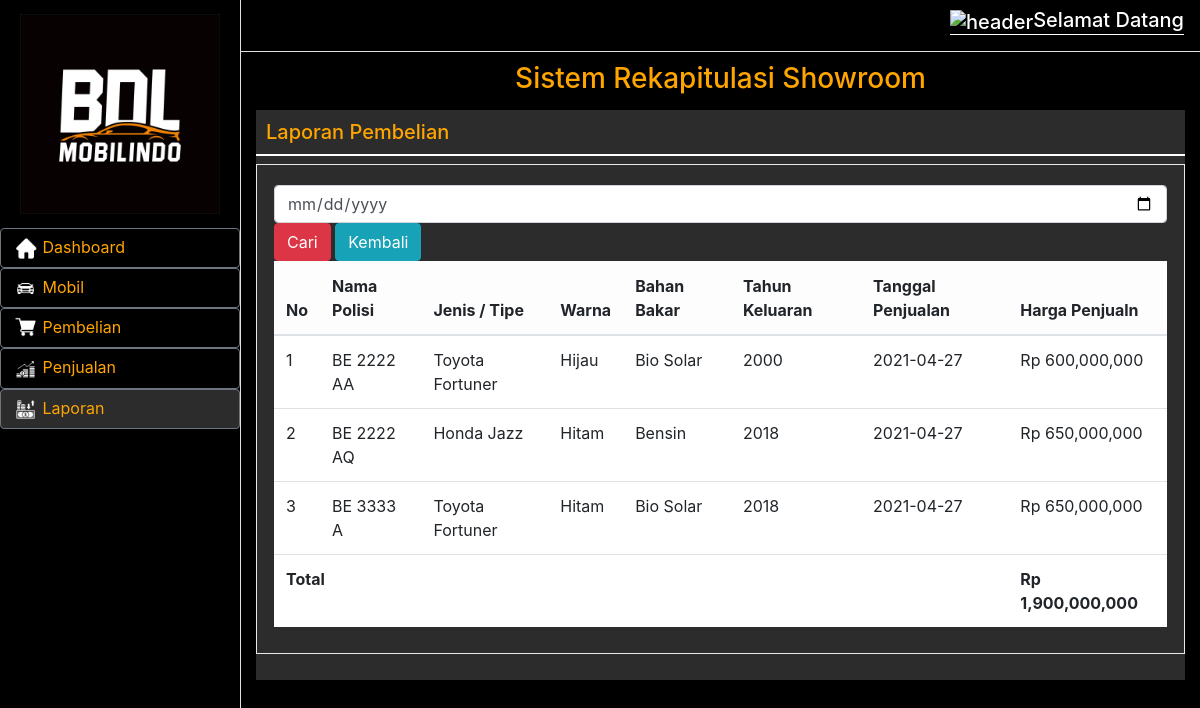
Screenshot of /index.php/auth/lihatsearchpenjualan with the database file from the repository.
### tables this page shows
CREATE TABLE `penjualan` (
  `id_jual` int(5) NOT NULL,
  `tgl_jual` date NOT NULL,
  `no_polis` varchar(30) NOT NULL,
  `jenis_typr` varchar(30) NOT NULL,
  `warna` varchar(30) NOT NULL,
  `bahan_bakar` varchar(30) NOT NULL,
  `tahun_keluaran` int(5) NOT NULL,
  `harga_jual` int(30) NOT NULL,
  `status` int(30) NOT NULL
);

### application/controllers/Auth.php (called while the page is built, shortened)
<?php
class Auth extends CI_Controller
{
    public function __construct()
    {
        $this->load->library('form_validation');
        $this->load->model('model_mobil');
        $this->load->model('model_pembelian');
        $this->load->model('model_penjualan');
    }
    public function lihatsearchpenjualan()
    {
        $data = array(
            'title' => 'Data Mobil',
        );
        $keyword = $this->input->post('keyword');
        $data['sum_jumlah'] = $this->model_penjualan->get_sumpenjualan($keyword);
        $data['data_laporan'] = $this->model_penjualan->get_keyword($keyword);
        $this->load->view('lihatsearch-penjualan', $data);
    }
}

### index.php (called while the page is built, shortened)
<?php
require_once BASEPATH.'core/CodeIgniter.php';

### application/models/Model_penjualan.php (called while the page is built, shortened)
<?php
class model_penjualan extends CI_Model
{
    public function get_keyword($keyword)
    {
        $this->db->select('*');
        $this->db->from('penjualan');
        $this->db->like('tgl_jual', $keyword);
        return $this->db->get()->result();
    }
    public function get_sumpenjualan($keyword)
    {
        $this->db->select_sum('harga_jual', 'jumlah');
        $this->db->from('penjualan');
        $this->db->like('tgl_jual', $keyword);
        return $this->db->get('')->row();
    }
}

### application/views/lihatsearch-penjualan.php (the view, shortened to what this page needs)
<!DOCTYPE html>
<html>
<head>
    <link href="assets/vendor/bootstrap/css/bootstrap.min.css" rel="stylesheet">
    <link href="assets/css/lihat-mobil.css" rel="stylesheet">
</head>
<body>
    <div class="d-flex" id="wrapper">
        <div class="border-right" id="sidebar-wrapper" style="background-color: black;">
            <div class="sidebar-heading"><img src="assets/img/logo.jpg " width="200"></div>
            <div class="list-group list-group-flush">
                <button id="btnGroupDrop1" type="button" class="btn btn-secondary" aria-expanded="false" onclick="location.href='<?= base_url('Dashboard'); ?>'">
                    <img src="assets/img/home.png" style="width: 25px; "> Dashboard
                </button>
                <button id="btnGroupDrop1" type="button" class="btn btn-secondary" aria-expanded="false" onclick="location.href='<?= base_url('lihatmobil'); ?>'">
                    <img src="assets/img/mobil.png" style="width: 25px; "> Mobil
                </button>
                <button id="btnGroupDrop1" type="button" class="btn btn-secondary" aria-expanded="false" onclick="location.href='<?= base_url('lihatpembelian'); ?>'">
                    <img src="assets/img/cart.png" style="width: 25px; "> Pembelian
                </button>
                <button id="btnGroupDrop1" type="button" class="btn btn-secondary" aria-expanded="false" onclick="location.href='<?= base_url('lihatpenjualan'); ?>'">
                    <img src="assets/img/sales.png" style="width: 25px; "> Penjualan
                </button>
                <button id="btnGroupDrop1" type="button" style="background-color: rgb(44, 44, 44);" class="btn btn-secondary" aria-expanded="false" onclick="location.href='<?= base_url('lihatlaporan'); ?>'">
                    <img src="assets/img/laporan.png" style="width: 25px; "> Laporan
                </button>
            </div>
        </div>
        <div id="page-content-wrapper">
            <nav class="navbar navbar-expand-lg navbar-light border-bottom" style="background-color: black;">
                <div class="collapse navbar-collapse" id="navbarSupportedContent">
                    <ul class="navbar-nav ml-auto mt-2 mt-lg-0">
                        <li class="nav-item active">
                            <h4 class="header"><img src=assets/img/header.png alt="header" style="width: 20px; height: 20px;">Selamat Datang</h4>
                        </li>
                    </ul>
                </div>
            </nav>
            <div class="container-fluid">
                <h3 style="color: orange; text-align: center; padding-top: 10px">Sistem Rekapitulasi Showroom</h3>
                <div class="card-wrapper pb-3">
                    <h5 style="padding: 10px;border-bottom: 2px solid white; color: orange;">Laporan Pembelian</h5>
                    <div class="x_panel">
                        <div class="navbar-form navbar-right">
                            <?php echo form_open('searchpenjualan') ?>
                            <input type="date" name="keyword" class="form-control" placeholder="Search" required>
                            <button type="submit" class="btn btn-danger btn-xs">Cari</button>
                            <button type="button" class="btn btn-info btn-xs" onclick="location.href='<?= base_url('laporanpenjualan'); ?>'">Kembali</button>
                            <?php echo form_close() ?>
                        </div>
                        <table class="table">
                            <thead class="table-light">
                                <tr>
                                    <th>No</th>
                                    <th>Nama Polisi</th>
                                    <th>Jenis / Tipe</th>
                                    <th>Warna</th>
                                    <th>Bahan Bakar</th>
                                    <th>Tahun Keluaran</th>
                                    <th>Tanggal Penjualan</th>
                                    <th>Harga Penjualn</th>
                                </tr>
                            </thead>
                            <tbody>
                                <?php $i = 1;
                                foreach ($data_laporan  as $mobil) { ?>
                                    <tr>
                                        <td><?= $i; ?></td>
                                        <td><?php echo $mobil->no_polis ?></td>
                                        <td><?php echo $mobil->jenis_typr ?></td>
                                        <td><?php echo $mobil->warna ?></td>
                                        <td><?php echo $mobil->bahan_bakar ?></td>
                                        <td><?php echo $mobil->tahun_keluaran ?></td>
                                        <td><?php echo $mobil->tgl_jual ?></td>
                                        <td>Rp <?php echo number_format($mobil->harga_jual) ?></td>
                                    </tr>
                                <?php $i++;
                                } ?>
                                <tr style="font-weight: bold;">
                                    <td colspan="7">Total</td>
                                    <td>Rp <?php echo number_format($sum_jumlah->jumlah) ?></td>
                                </tr>
                            </tbody>
                        </table>
                    </div>
                </div>
            </div>
</body>
</html>

### assets/css/lihat-mobil.css (style rules this page uses)
.header { font-size: 20px; border-width: 10px; border-bottom: 1.5px solid white; text-align: right; color: rgb(255, 255, 255); }
.card-wrapper { background-color: rgb(44, 44, 44); margin: 15px auto; }
.x_panel, .x_title { margin-bottom: 10px }
.x_panel { position: relative; width: 100%; padding: 10px 17px; display: inline-block; background-color: rgb(44, 44, 44); border: 1px solid #E6E9ED; -webkit-column-break-inside: avoid; -moz-column-break-inside: avoid; -webkit-column-break-inside: avoid; opacity: 1; transition: all .2s ease; position: relative; }
table.table { background-color: white; }
.header { font-size: 20px; text-align: right; color: rgb(255, 255, 255); }
#btnGroupDrop1 { text-align: left; color: orange; background-color: rgb(0, 0, 0); }
#wrapper { overflow-x: hidden; background-color: black; }
#sidebar-wrapper { text-align: right; min-height: 100vh; margin-left: -15rem; -webkit-transition: margin .25s ease-out; -moz-transition: margin .25s ease-out; -o-transition: margin .25s ease-out; transition: margin .25s ease-out; }
#sidebar-wrapper .sidebar-heading { padding: 0.875rem 1.25rem; font-size: 1.2rem; }
#sidebar-wrapper .list-group { width: 15rem; }
#page-content-wrapper { min-width: 1000vw; }
@media (min-width: 768px) { #sidebar-wrapper { margin-left: 0; } }
@media (min-width: 768px) { #page-content-wrapper { min-width: 0; width: 100%; } }

### rows the page displays
penjualan: no_polis "BE 2222 AA", jenis_typr "Toyota Fortuner", warna "Hijau", bahan_bakar "Bio Solar", tahun_keluaran "2000", tgl_jual "2021-04-27", harga_jual "600,000,000"
penjualan: no_polis "BE 2222 AQ", jenis_typr "Honda Jazz", warna "Hitam", bahan_bakar "Bensin", tahun_keluaran "2018", tgl_jual "2021-04-27", harga_jual "650,000,000"
penjualan: no_polis "BE 3333 A", jenis_typr "Toyota Fortuner", warna "Hitam", bahan_bakar "Bio Solar", tahun_keluaran "2018", tgl_jual "2021-04-27", harga_jual "650,000,000"

### other values shown
$sum_jumlah->jumlah "1,900,000,000"
